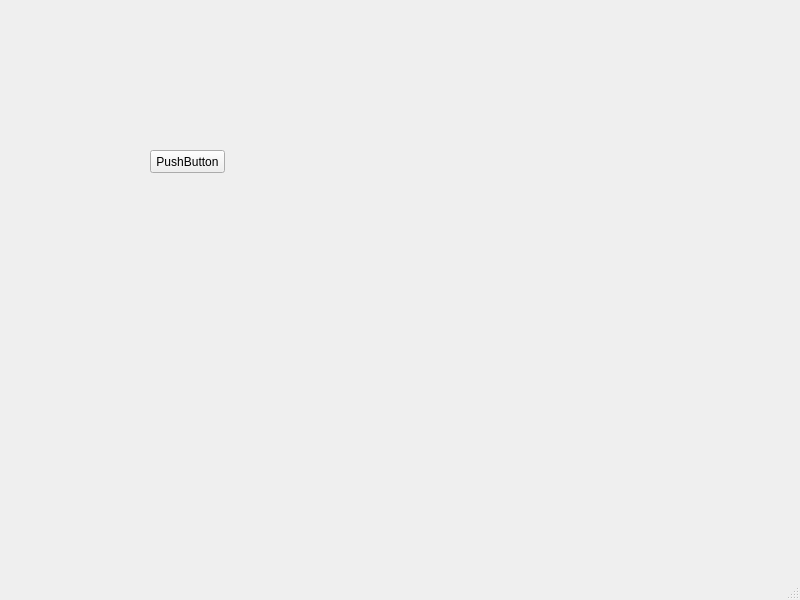
<?xml version="1.0" encoding="UTF-8"?>
<ui version="4.0">
 <class>MainWindow</class>
 <widget class="QMainWindow" name="MainWindow">
  <property name="geometry">
   <rect>
    <x>0</x>
    <y>0</y>
    <width>800</width>
    <height>600</height>
   </rect>
  </property>
  <property name="windowTitle">
   <string>MainWindow</string>
  </property>
  <widget class="QWidget" name="centralwidget">
   <widget class="QPushButton" name="pushButton">
    <property name="geometry">
     <rect>
      <x>150</x>
      <y>150</y>
      <width>75</width>
      <height>23</height>
     </rect>
    </property>
    <property name="text">
     <string>PushButton</string>
    </property>
   </widget>
  </widget>
  <widget class="QMenuBar" name="menubar">
   <property name="geometry">
    <rect>
     <x>0</x>
     <y>0</y>
     <width>800</width>
     <height>22</height>
    </rect>
   </property>
  </widget>
  <widget class="QStatusBar" name="statusbar"/>
 </widget>
 <resources/>
 <connections>
  <connection>
   <sender>pushButton</sender>
   <signal>clicked()</signal>
   <receiver>MainWindow</receiver>
   <slot>button()</slot>
   <hints>
    <hint type="sourcelabel">
     <x>195</x>
     <y>182</y>
    </hint>
    <hint type="destinationlabel">
     <x>193</x>
     <y>233</y>
    </hint>
   </hints>
  </connection>
 </connections>
 <slots>
  <slot>button()</slot>
 </slots>
</ui>
